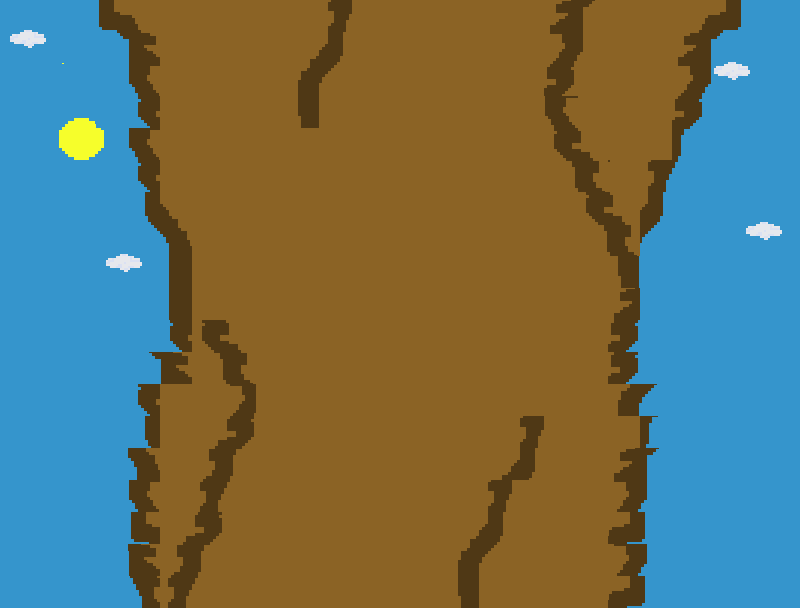

A 2D game scene composited from a Tiled map and its tileset images. What follows is a short description and the map's XML, with every tile layer's data as written:
An orthogonal 25x19 tile map with 32x32 px tiles, 3 tile layers (Tile Layer 1, Tile Layer 2, Tile Layer 3), 5 tilesets.

<map version="1.4" tiledversion="1.4.3" orientation="orthogonal" renderorder="right-down" width="25" height="19" tilewidth="32" tileheight="32" infinite="0" nextlayerid="4" nextobjectid="1">
 <editorsettings>
  <export target="last.json" format="json1" />
 </editorsettings>
 <tileset firstgid="1" source="sky.tsx" />
 <tileset firstgid="2" name="sun" tilewidth="32" tileheight="32" tilecount="9" columns="3">
  <image source="sun.png" width="96" height="96" />
 </tileset>
 <tileset firstgid="11" name="crack3" tilewidth="32" tileheight="32" tilecount="144" columns="12">
  <image source="crack3.png" width="384" height="384" />
 </tileset>
 <tileset firstgid="155" name="sky1" tilewidth="32" tileheight="32" tilecount="9" columns="3">
  <image source="sky1.png" width="96" height="96" />
 </tileset>
 <tileset firstgid="164" name="cloud" tilewidth="32" tileheight="32" tilecount="4" columns="2">
  <image source="cloud.png" width="64" height="64" />
 </tileset>
 <layer id="1" name="Tile Layer 1" width="25" height="19">
  <data encoding="csv">
155,156,157,155,161,162,163,156,157,155,156,157,155,156,157,155,156,157,155,156,157,155,156,157,155,
158,159,160,158,159,160,158,159,160,158,159,160,158,159,160,158,159,160,158,159,160,158,159,160,158,
161,162,163,161,162,163,161,162,163,161,162,163,161,162,163,161,162,163,161,162,163,161,162,163,161,
155,156,157,155,156,157,155,156,157,155,156,157,155,156,157,155,156,157,155,156,157,155,156,157,155,
158,159,160,158,159,160,158,159,160,158,159,160,158,159,160,158,159,160,158,159,160,158,159,160,158,
161,162,163,161,162,163,161,162,163,161,162,163,161,162,163,161,162,163,161,162,163,161,162,163,161,
155,156,157,155,156,157,155,156,157,155,156,157,155,156,157,155,156,157,155,156,157,155,156,157,155,
158,159,160,158,159,160,158,159,160,158,159,160,158,159,160,158,159,160,158,159,160,158,159,160,158,
161,162,163,161,162,163,161,162,163,161,162,163,161,162,163,161,162,163,161,162,163,161,162,163,161,
155,156,157,155,156,157,155,156,157,155,156,157,155,156,157,155,156,157,155,156,157,155,156,157,155,
158,159,160,158,159,160,158,159,160,158,159,160,158,159,160,158,159,160,158,159,160,158,159,160,158,
161,162,163,161,162,163,161,162,163,161,162,163,161,162,163,161,162,163,161,162,163,161,162,163,161,
155,156,157,155,156,157,155,156,157,155,156,157,155,156,157,155,156,157,155,156,157,155,156,157,155,
158,159,160,158,159,160,158,159,160,158,159,160,158,159,160,158,159,160,158,159,160,158,159,160,158,
161,162,163,161,162,163,161,162,163,161,162,163,161,162,163,161,162,163,161,162,163,161,162,163,161,
155,156,157,155,156,157,155,156,157,155,156,157,155,156,157,155,156,157,155,156,157,155,156,157,155,
158,159,160,158,159,160,158,159,160,158,159,160,158,159,160,158,159,160,158,159,160,158,159,160,158,
161,162,163,161,162,163,161,162,163,161,162,163,161,162,163,161,162,163,161,162,163,161,162,163,161,
155,156,157,155,156,157,155,156,157,155,156,157,155,156,157,155,156,157,155,156,157,155,156,157,155
</data>
 </layer>
 <layer id="2" name="Tile Layer 2" width="25" height="19">
  <data encoding="csv">
0,0,0,11,12,28,29,27,28,29,27,28,29,27,28,29,27,28,17,18,52,20,21,22,0,
0,2,0,23,24,40,41,39,40,41,39,40,41,39,40,41,39,40,29,30,52,32,33,34,0,
0,0,0,35,36,52,53,51,52,53,51,52,53,51,52,53,51,52,41,42,52,44,45,46,0,
0,2,3,47,48,38,65,63,64,65,63,64,65,63,64,65,63,64,53,54,52,56,57,58,0,
0,5,6,7,36,38,29,27,28,29,27,28,29,27,28,29,27,28,65,66,52,68,69,0,0,
0,0,0,0,48,40,41,39,40,41,39,40,41,39,40,41,39,40,77,78,79,80,81,0,0,
0,0,0,0,85,86,53,51,52,53,51,52,53,51,52,53,51,52,89,52,91,92,93,0,0,
0,0,0,0,97,98,65,63,64,65,63,64,65,63,64,65,63,64,101,102,103,104,105,0,0,
0,0,0,0,0,110,29,27,28,29,27,28,29,27,28,29,27,28,113,114,0,116,117,0,0,
0,0,0,0,0,110,41,39,40,41,39,40,41,39,40,41,39,40,43,32,127,128,129,0,0,
0,0,0,0,0,48,13,14,15,16,51,52,53,51,52,53,51,52,52,56,0,0,0,0,0,
0,0,0,0,23,24,38,26,27,28,63,64,65,63,64,65,63,64,52,56,0,0,0,0,0,
0,0,0,0,48,38,38,38,39,40,27,28,29,27,28,29,27,28,52,102,103,0,0,0,0,
0,0,0,0,85,38,38,50,51,52,39,40,41,39,40,41,39,40,52,52,68,0,0,0,0,
0,0,0,0,98,38,38,62,63,64,51,52,53,51,52,53,51,52,52,32,33,0,0,0,0,
0,0,0,0,36,38,38,74,75,76,63,64,65,63,64,65,63,52,52,44,45,0,0,0,0,
0,0,0,0,11,38,38,38,87,88,27,28,29,27,28,29,27,52,52,21,22,0,0,0,0,
0,0,0,0,24,38,38,38,38,100,39,40,41,39,40,41,52,52,52,44,45,0,0,0,0,
0,0,0,0,73,38,38,38,38,112,51,52,53,51,52,53,51,52,52,21,22,0,0,0,0
</data>
 </layer>
 <layer id="3" name="Tile Layer 3" width="25" height="19">
  <data encoding="csv">
164,165,0,0,0,0,0,0,0,78,79,0,0,0,0,0,0,32,33,0,0,0,0,0,0,
166,167,0,0,0,0,0,0,0,90,91,0,0,0,0,0,0,44,45,0,0,0,164,165,0,
0,0,0,0,0,0,0,0,0,102,103,0,0,0,0,0,0,56,57,0,0,0,166,167,0,
0,0,0,0,0,0,0,0,0,114,115,0,0,0,0,0,0,36,37,0,0,0,0,0,0,
0,0,0,0,0,0,0,0,0,0,0,0,0,0,0,0,0,48,49,0,0,0,0,0,0,
0,0,0,0,0,0,0,0,0,0,0,0,0,0,0,0,0,60,61,37,0,0,0,0,0,
0,0,0,0,0,0,0,0,0,0,0,0,0,0,0,0,0,0,48,49,0,0,0,164,165,
0,0,0,164,165,0,0,0,0,0,0,0,0,0,0,0,0,0,60,61,0,0,0,166,167,
0,0,0,166,167,0,0,0,0,0,0,0,0,0,0,0,0,0,0,0,0,0,0,0,0,
0,0,0,0,0,0,0,0,0,0,0,0,0,0,0,0,0,0,0,0,0,0,0,0,0,
0,0,0,0,0,0,48,49,0,0,0,0,0,0,0,0,0,0,0,0,0,0,0,0,0,
0,0,0,0,0,0,60,61,0,0,0,0,0,0,0,0,0,0,0,0,0,0,0,0,0,
0,0,0,0,0,0,43,44,0,0,0,0,0,0,0,0,0,0,0,0,0,0,0,0,0,
0,0,0,0,0,0,55,56,0,0,0,0,0,0,0,78,79,0,0,0,0,0,0,0,0,
0,0,0,0,0,0,67,68,0,0,0,0,0,0,0,90,91,0,0,0,0,0,0,0,0,
0,0,0,0,0,43,79,80,0,0,0,0,0,0,78,79,0,0,0,0,0,0,0,0,0,
0,0,0,0,0,55,56,0,0,0,0,0,0,0,90,91,0,0,0,0,0,0,0,0,0,
0,0,0,0,0,67,68,0,0,0,0,0,0,0,102,103,0,0,0,0,0,0,0,0,0,
0,0,0,0,0,79,80,0,0,0,0,0,0,0,114,115,0,0,0,0,0,0,0,0,0
</data>
 </layer>
</map>
